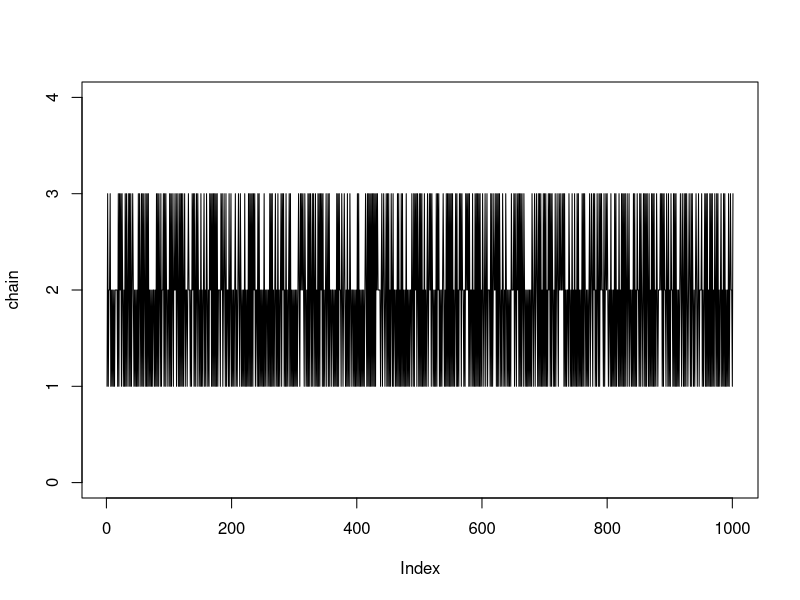
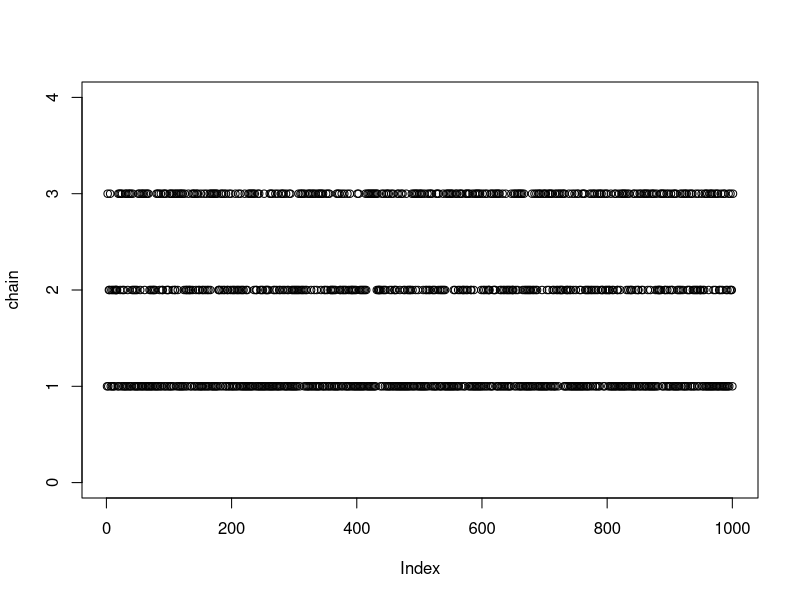
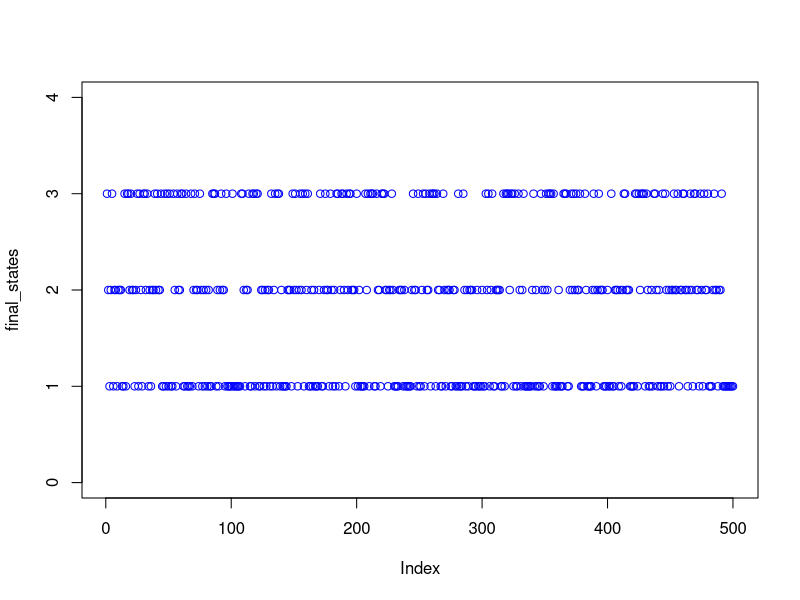
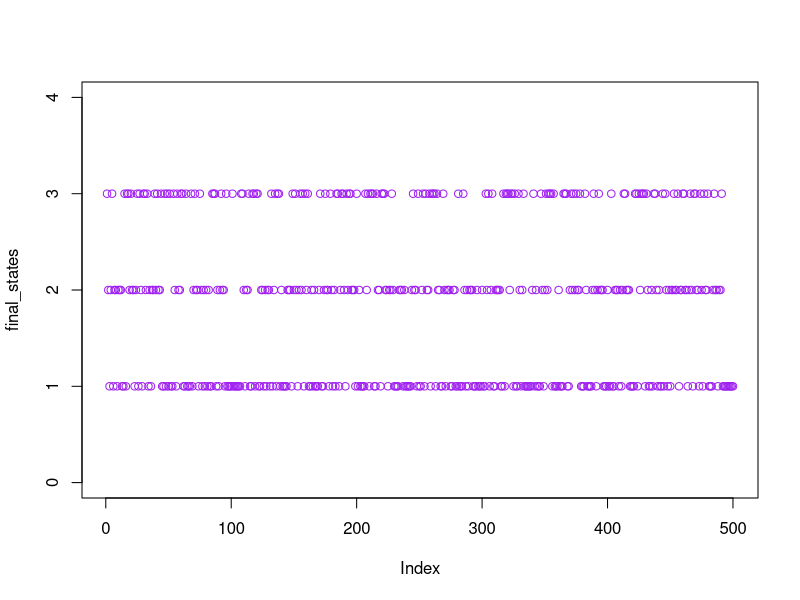
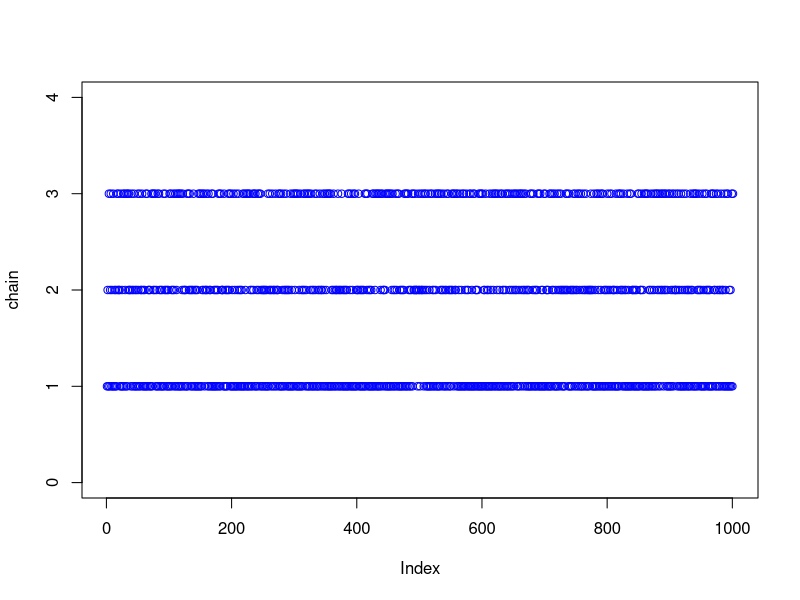
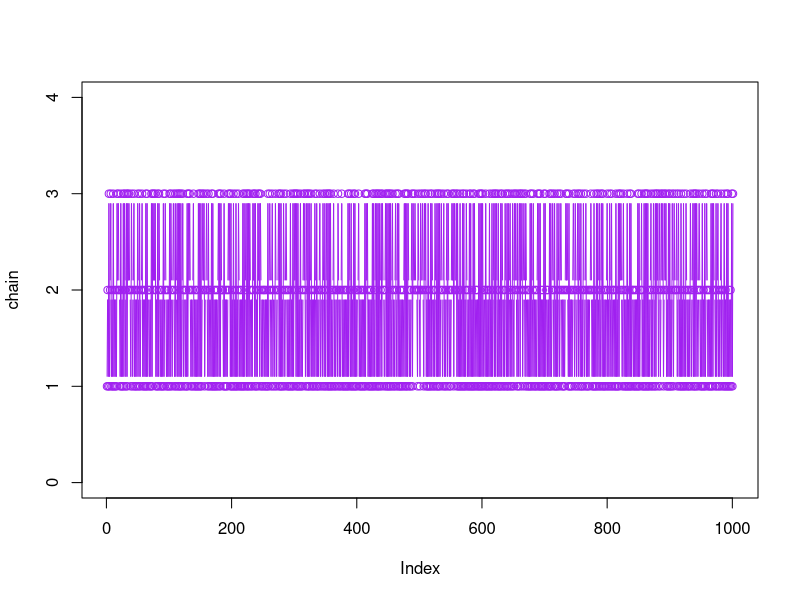
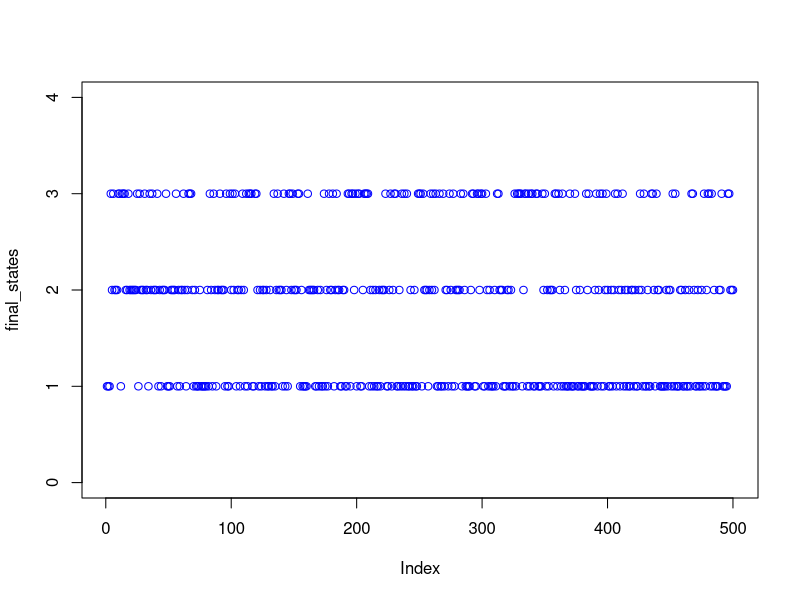
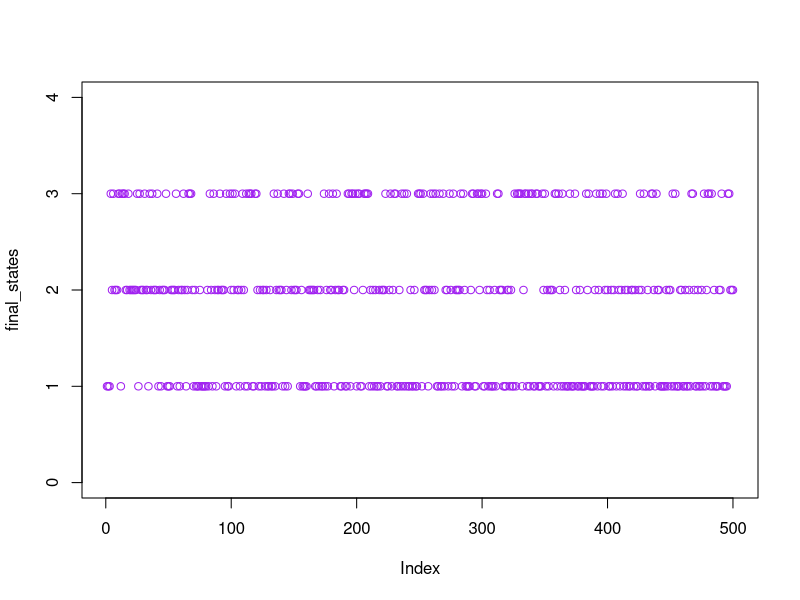

R code for these plots, in order:


# Create_Stationary_Distribution ------------------------------------------
S=c(1,2,3)        # discrete state space
tran_matrix = matrix(c(0,1/2,1/2,5/8,1/8,1/4,2/3,1/3,0),nrow = 3, ncol = 3,byrow = T)
tran_matrix
eigen(t(tran_matrix))$vector[,1]
pi <- eigen(t(tran_matrix))$vector[,1]/sum(eigen(t(tran_matrix))$vector[,1])
# Simulation Part a--------------------------------------------------------------

x1<-1             ## starting value of the chain
nsample<-1000
chain<-rep(NA,nsample+1) # vector that will hold
chain[1]<-x1 
for(t in 1:nsample){
  chain[t+1]<-sample(S,size=1,prob=tran_matrix[chain[t],])
}
plot(chain,ylim=c(0,4),type="l")
plot(chain,ylim=c(0,4))


# Part b ------------------------------------------------------------------
result = matrix(nrow = 3, ncol = 3)
result[,1] = c(table(chain)[1]/nsample,table(chain)[2]/nsample,table(chain)[3]/nsample)
# Part C ------------------------------------------------------------------
x1<-1             ## starting value of the chain
nsample<-1000
nmarkov = 500
chain<-rep(NA,nsample+1) # vector that will hold
final_states = rep(NA,nmarkov)
chain[1]<-x1 

for (i in 1:nmarkov)
{
  for(t in 1:nsample){
    chain[t+1]<-sample(S,size=1,prob=tran_matrix[chain[t],])
    
  }
  final_states[i] = chain[length(chain)]
}

plot(final_states,ylim=c(0,4),col='blue')
plot(final_states,ylim=c(0,4),col='purple')
print ('Relative Frequency of Final States')
result[,2] = c(table(final_states)[1]/nmarkov,table(final_states)[2]/nmarkov,table(final_states)[3]/nmarkov)

#Because the transition matrix remains the same everytime we simulate the chain, so we target the same distribtuion as we do it in part a.
#Also, by recording every 500th value each time we simulate the chain would mean we are thinning the chain. If we had simulated the chain 
#in part a for 500*1000 times and recorded every 500th value in it, it would mean the same thing. But of course we dont specify the starting 
#space thru this way as we always specify the starting state in this part c. But again, the behavior of the chain is not affected by the starting 
#state in this setup of discrete space. 
# Part d ------------------------------------------------------------------

S=c(1,2,3)        # discrete state space
tran_matrix = matrix(c(0,1/2,1/2,5/8,1/8,1/4,2/3,1/3,0),nrow = 3, ncol = 3,byrow = T)
pi <- eigen(t(tran_matrix))$vector[,1]/sum(eigen(t(tran_matrix))$vector[,1])
# Part e ------------------------------------------------------------------


result[,3] = pi
result = as.data.frame(result)
`colnames<-`(result,c('Relative Frequency','Final State Frequency','Stationary'))
#The distribution is well approximated

# Part f ------------------------------------------------------------------
x1<-1             ## starting value of the chain
nsample<-1000
chain<-rep(NA,nsample+1) # vector that will hold
chain[1]<-x1 
for(t in 1:nsample){
  chain[t+1]<-sample(S,size=1,prob=tran_matrix[chain[t],])
}
plot(chain,ylim=c(0,4),col='blue')
plot(chain,ylim=c(0,4),type="b",col='purple')
result = matrix(nrow = 3, ncol = 3)
result[,1] = c(table(chain)[1]/nsample,table(chain)[2]/nsample,table(chain)[3]/nsample)
x1<-1             ## starting value of the chain
nsample<-1000
nmarkov = 500
chain<-rep(NA,nsample+1) # vector that will hold
final_states = rep(NA,nmarkov)
chain[1]<-x1 

for (i in 1:nmarkov)
{
  for(t in 1:nsample){
    chain[t+1]<-sample(S,size=1,prob=tran_matrix[chain[t],])
    
  }
  final_states[i] = chain[length(chain)]
}
plot(final_states,ylim=c(0,4),col='blue')
plot(final_states,ylim=c(0,4),col='purple')
print ('Relative Frequency of Final States')
result[,2] = c(table(final_states)[1]/nmarkov,table(final_states)[2]/nmarkov,table(final_states)[3]/nmarkov)
S=c(1,2,3)        # discrete state space
tran_matrix = matrix(c(0,1/2,1/2,5/8,1/8,1/4,2/3,1/3,0),nrow = 3, ncol = 3,byrow = T)
pi <- eigen(t(tran_matrix))$vector[,1]/sum(eigen(t(tran_matrix))$vector[,1])


result[,3] = pi
result = as.data.frame(result)
`colnames<-`(result,c('Relative Frequency','Final State Frequency','Stationary'))
